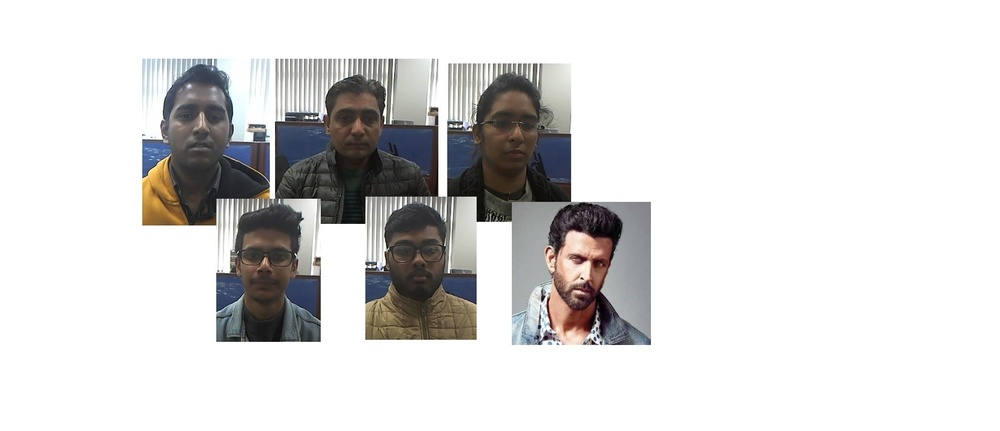
#> input picture FaceRecognition attendance system/TestImages/class.jpg, 1000 x 431 px, shrunk from 1905 x 822 before the run; its folder holds only this picture in this run
$ python -i faceRecognition.py   (imports and definitions only)
#> lines starting #> are read from the running program, lines starting #| are printed output that depends on the picture
#> further down, picture is the input picture: shape (431, 1000, 3); mean B, G, R 217, 217.5, 218.4
import cv2
import os
import numpy as np

# This module contains all common functions that are called in train.py file
# function - faceDetection(test_img)               returns - faces, gray_img
# function - labels_for_training_data(directory)   returns - faces, faceID
# function - train_classifier(faces, faceID)       returns - face_recognizer
# function - draw_rect(test_img, face)             returns - NIL
# function - put_text(test_img, text, x, y)        returns - NIL


# Given an image below function returns rectangle for face detected along with gray scale image
def faceDetection(test_img):
    gray_img = cv2.cvtColor(test_img, cv2.COLOR_BGR2GRAY)  # convert color image to grayscale
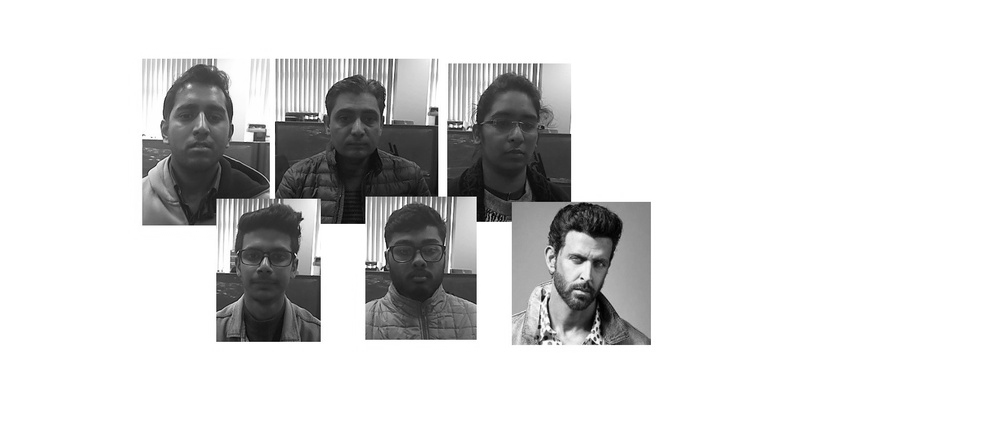
#> gray_img: shape (431, 1000); min 0, max 255, mean 217.7
    face_haar_cascade = cv2.CascadeClassifier('HaarCascade/haarcascade_frontalface_default.xml')  # Load haar classifier
    faces = face_haar_cascade.detectMultiScale(gray_img, scaleFactor=1.32, minNeighbors=5)  # detectMultiScale returns
#> faces = [[325, 93, 65, 65], [230, 230, 71, 71], [551, 233, 74, 74], [159, 83, 82, 82], [479, 96, 73, 73]]
    # rectangles
    return faces, gray_img


def FaceAligner(test_img):

    eye_haar_cascade = cv2.CascadeClassifier('HaarCascade/haarcascade_eye.xml')
    face, gray = faceDetection(test_img)
#> face has the same summary as faces in faceDetection

    if len(face) == 0:
        print("face not detected")
        return [], gray

    print(face[0])
#| [325  93  65  65]
    for (x, y, w, h) in face:

        print(x, y, w, h)

        roi_gray = gray[y:y + h, x:x + w]
        # cv2.imshow("window_name", roi_gray)
        # cv2.waitKey(0)
        # roi_color = test_img[y:y + h, x:x + w]
        eyes = eye_haar_cascade.detectMultiScale(roi_gray)
        left_eye = eyes[0]
        right_eye = eyes[1]

        (fx, fy, fw, fh) = (x, y, w, h)
        (lex, ley, lew, leh) = left_eye
        (rex, rey, rew, reh) = right_eye

        rx = lex - fx
        ry = fy + fh - (ley + leh)

        lx = rex - (fx + fw/2)
        ly = fy + fh - (rey + reh)

        eyeXdis = (lx + w / 2 + lew / 2) - (rx + rew / 2)
        eyeYdis = (ly + leh / 2) - (ry + reh / 2)
        angle_rad = np.arctan(eyeYdis / eyeXdis)
        # convert rad to degree
        angle_degree = angle_rad * 180 / np.pi

        # Find the center of the image
        image_center = tuple(np.array(roi_gray.shape) / 2)
        rot_mat = cv2.getRotationMatrix2D(image_center, angle_degree, 1.0)
        rotated_image = cv2.warpAffine(roi_gray, rot_mat, roi_gray.shape, flags=cv2.INTER_LINEAR)

        return rotated_image
#> this loop made 1 pass
#| 325 93 65 65
#> pass 1, in FaceAligner, `roi_gray = gray[y:y + h, x:x + w]`:
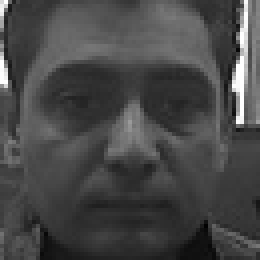
#> roi_gray: shape (65, 65) (shown 4 times larger); min 1, max 255, mean 71.6

        # gray_img = cv2.cvtColor(rotated_image, cv2.COLOR_BGR2GRAY)  # convert color image to grayscale
        # face_haar_cascade = cv2.CascadeClassifier('HaarCascade/haarcascade_frontalface_default.xml')  # Load haar classifier
        # faces = face_haar_cascade.detectMultiScale(gray_img, scaleFactor=1.32, minNeighbors=5)  # detectMultiScale returns
        # rectangles

        # return (x, y, w, h), gray


# Given a directory below function returns part of gray_img which is face alongwith its label/ID
# directory --> folders/subdir --> files
def labels_for_training_data(directory):
    faces = []
    faceID = []

    for path, subdirnames, filenames in os.walk(directory):
        for filename in filenames:  # iterating on all the files in directory
            if filename.startswith("."):
                print("Skipping system file")  # Skipping files that startwith .
                continue

            id = os.path.basename(path)  # fetching subdirectory names
            img_path = os.path.join(path, filename)  # fetching image path
            print("img_path:", img_path)
            print("id:", id)
            test_img = cv2.imread(img_path)  # loading each image one by one
            if test_img is None:
                print("Image not loaded properly")
                continue
            faces_rect, gray_img = faceDetection(test_img)  # Calling faceDetection function to return faces detected in
            # particular image

            # during training only one face should be detected, otherwise training will be erroneous
            if len(faces_rect) != 1:
                continue  # Since we are assuming only single person images are being fed to classifier
            (x, y, w, h) = faces_rect[0]
            roi_gray = gray_img[y:y+w, x:x+h]  # cropping region of interest i.e. face area from grayscale image
            faces.append(roi_gray)
            faceID.append(int(id))
    return faces, faceID


# Below function trains haar classifier and takes faces,faceID returned by previous function as its arguments
def train_classifier(faces, faceID):
    print(dir(cv2.face))
    face_recognizer = cv2.face.LBPHFaceRecognizer_create()
    face_recognizer.train(faces, np.array(faceID))
    return face_recognizer


# Below function draws bounding boxes around detected face in image
def draw_rect(test_img, face):
    (x, y, w, h) = face
    cv2.rectangle(test_img, (x, y), (x+w, y+h), (255, 0, 0), thickness=3)


# Below function writes name of person for detected label
def put_text(test_img, text, x, y):
    cv2.putText(test_img, text, (x, y), cv2.FONT_HERSHEY_DUPLEX, 2, (255, 0, 0), 4)

>>> import cv2
>>> picture = cv2.imread('TestImages/class.jpg')
#> (the run stopped early here; a loop or call above may not have finished)
